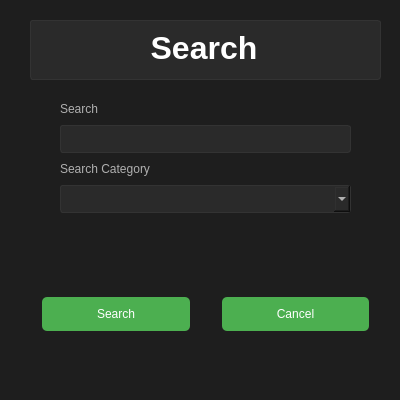
<?xml version="1.0" encoding="UTF-8"?>
<ui version="4.0">
 <class>addProduct</class>
 <widget class="QWidget" name="addProduct">
  <property name="geometry">
   <rect>
    <x>0</x>
    <y>0</y>
    <width>400</width>
    <height>400</height>
   </rect>
  </property>
  <property name="minimumSize">
   <size>
    <width>400</width>
    <height>400</height>
   </size>
  </property>
  <property name="maximumSize">
   <size>
    <width>400</width>
    <height>400</height>
   </size>
  </property>
  <property name="windowTitle">
   <string>Form</string>
  </property>
  <property name="styleSheet">
   <string notr="true">/* Estilo para el QMainWindow */
QMainWindow {
    background-color: #121212; /* Fondo principal */
    color: #FFFFFF; /* Texto principal */
}

/* Estilo para todos los QWidget */
QWidget {
    background-color: #1E1E1E; /* Fondo secundario */
    color: #FFFFFF; /* Texto principal */
}

/* Estilo para botones (QPushButton) */
QPushButton {
    background-color: #4CAF50; /* Color de fondo de botones */
    color: #FFFFFF; /* Texto en botones */
    border: none; /* Sin bordes */
    padding: 10px; /* Espaciado interno */
    border-radius: 5px; /* Bordes redondeados */
    min-width: 100px; /* Ancho mínimo */
}

/* Estilo para botones al pasar el ratón */
QPushButton:hover {
    background-color: #388E3C; /* Color de fondo al pasar el ratón */
}

/* Estilo para botones deshabilitados */
QPushButton:disabled {
    background-color: #555555; /* Color para botones deshabilitados */
    color: #B0B0B0; /* Texto deshabilitado */
}

/* Estilo para campos de texto (QLineEdit, QTextEdit) */
QLineEdit, QTextEdit {
    background-color: #2A2A2A; /* Fondo de campos de texto */
    color: #FFFFFF; /* Texto en campos de texto */
    border: 1px solid #333333; /* Borde del campo de texto */
    padding: 5px; /* Espaciado interno */
    border-radius: 3px; /* Bordes redondeados */
}

/* Estilo para QLabel */
QLabel {
    color: #B0B0B0; /* Texto secundario */
}

/* Estilo para las listas (QListWidget, QListView) */
QListWidget, QListView {
    background-color: #1E1E1E; /* Fondo de la lista */
    color: #FFFFFF; /* Texto en la lista */
    border: 1px solid #333333; /* Borde de la lista */
}

/* Estilo para elementos seleccionados en listas */
QListWidget::item:selected, QListView::item:selected {
    background-color: #4CAF50; /* Color de fondo del elemento seleccionado */
    color: #FFFFFF; /* Color del texto seleccionado */
}

/* Estilo para las barras de progreso (QProgressBar) */
QProgressBar {
    background-color: #2A2A2A; /* Fondo de la barra de progreso */
    border: 1px solid #333333; /* Borde de la barra de progreso */
    border-radius: 5px; /* Bordes redondeados */
}

QProgressBar::chunk {
    background-color: #4CAF50; /* Color de la parte llena de la barra de progreso */
}

/* Estilo para las ComboBox */
QComboBox {
    background-color: #2A2A2A; /* Fondo de ComboBox */
    color: #FFFFFF; /* Texto en ComboBox */
    border: 1px solid #333333; /* Borde de ComboBox */
    padding: 5px; /* Espaciado interno */
    border-radius: 3px; /* Bordes redondeados */
}

/* Estilo para el menú desplegable en ComboBox */
QComboBox QAbstractItemView {
    background-color: #1E1E1E; /* Fondo del menú desplegable */
    color: #FFFFFF; /* Texto en el menú desplegable */
}

/* Estilo para elementos seleccionados en ComboBox */
QComboBox QAbstractItemView::item:selected {
    background-color: #4CAF50; /* Color de fondo del elemento seleccionado */
    color: #FFFFFF; /* Color del texto seleccionado */
}

/* Estilo para las barras de estado (QStatusBar) */
QStatusBar {
    background-color: #1E1E1E; /* Fondo de la barra de estado */
    color: #B0B0B0; /* Texto en la barra de estado */
}

/* Estilo para cuadros de mensaje (QMessageBox) */
QMessageBox {
    background-color: #1E1E1E; /* Fondo de cuadros de mensaje */
    color: #FFFFFF; /* Texto en cuadros de mensaje */
}

/* Estilo para los iconos (QIcon) */
QPushButton::icon {
    padding-right: 5px; /* Espaciado entre el icono y el texto */
}

/* Estilo para tablas (QTableWidget, QTableView) */
QTableWidget, QTableView {
    background-color: #1E1E1E; /* Fondo de la tabla */
    color: #FFFFFF; /* Texto en la tabla */
    border: 1px solid #333333; /* Borde de la tabla */
}

QTableWidget::item:selected, QTableView::item:selected {
    background-color: #4CAF50; /* Color de fondo del elemento seleccionado en tabla */
    color: #FFFFFF; /* Color del texto seleccionado en tabla */
}

/* Estilo para los elementos de la tabla al pasar el ratón */
QTableWidget::item:hover, QTableView::item:hover {
    background-color: #333333; /* Color de fondo al pasar el ratón sobre un elemento de la tabla */
}

/* Estilo para los mensajes de error */
QErrorMessage {
    background-color: #F44336; /* Fondo de mensajes de error */
    color: #FFFFFF; /* Texto en mensajes de error */
}

/* Estilo para CheckBox */
QCheckBox {
    color: #FFFFFF; /* Texto en CheckBox */
}

QCheckBox::indicator:unchecked {
    background-color: #2A2A2A; /* Fondo del CheckBox no marcado */
    border: 1px solid #333333; /* Borde del CheckBox no marcado */
}

QCheckBox::indicator:checked {
    background-color: #4CAF50; /* Fondo del CheckBox marcado */
}

/* Estilo para RadioButton */
QRadioButton {
    color: #FFFFFF; /* Texto en RadioButton */
}

QRadioButton::indicator:unchecked {
    background-color: #2A2A2A; /* Fondo del RadioButton no marcado */
    border: 1px solid #333333; /* Borde del RadioButton no marcado */
}

QRadioButton::indicator:checked {
    background-color: #4CAF50; /* Fondo del RadioButton marcado */
}
</string>
  </property>
  <widget class="QWidget" name="verticalLayoutWidget">
   <property name="geometry">
    <rect>
     <x>30</x>
     <y>20</y>
     <width>351</width>
     <height>311</height>
    </rect>
   </property>
   <layout class="QVBoxLayout" name="centerLayout">
    <item>
     <widget class="QTextBrowser" name="formTitle">
      <property name="minimumSize">
       <size>
        <width>200</width>
        <height>50</height>
       </size>
      </property>
      <property name="maximumSize">
       <size>
        <width>500</width>
        <height>60</height>
       </size>
      </property>
      <property name="html">
       <string>&lt;!DOCTYPE HTML PUBLIC &quot;-//W3C//DTD HTML 4.0//EN&quot; &quot;http://www.w3.org/TR/REC-html40/strict.dtd&quot;&gt;
&lt;html&gt;&lt;head&gt;&lt;meta name=&quot;qrichtext&quot; content=&quot;1&quot; /&gt;&lt;title&gt;Add Product&lt;/title&gt;&lt;style type=&quot;text/css&quot;&gt;
p, li { white-space: pre-wrap; }
&lt;/style&gt;&lt;/head&gt;&lt;body style=&quot; font-family:'MS Shell Dlg 2'; font-size:8.25pt; font-weight:400; font-style:normal;&quot;&gt;
&lt;p align=&quot;center&quot; style=&quot; margin-top:20px; margin-bottom:20px; margin-left:0px; margin-right:0px; -qt-block-indent:0; text-indent:0px;&quot;&gt;&lt;span style=&quot; font-family:'MS Shell Dlg 2,sans-serif'; font-size:24pt; font-weight:600; color:#ffffff;&quot;&gt;Search&lt;/span&gt;&lt;span style=&quot; font-family:'MS Shell Dlg 2,sans-serif'; font-size:8pt; color:#ffffff;&quot;&gt; &lt;/span&gt;&lt;/p&gt;&lt;/body&gt;&lt;/html&gt;</string>
      </property>
     </widget>
    </item>
    <item>
     <layout class="QFormLayout" name="formLayout">
      <property name="fieldGrowthPolicy">
       <enum>QFormLayout::AllNonFixedFieldsGrow</enum>
      </property>
      <property name="rowWrapPolicy">
       <enum>QFormLayout::WrapAllRows</enum>
      </property>
      <property name="labelAlignment">
       <set>Qt::AlignLeading|Qt::AlignLeft|Qt::AlignVCenter</set>
      </property>
      <property name="horizontalSpacing">
       <number>15</number>
      </property>
      <property name="verticalSpacing">
       <number>9</number>
      </property>
      <property name="leftMargin">
       <number>30</number>
      </property>
      <property name="topMargin">
       <number>16</number>
      </property>
      <property name="rightMargin">
       <number>30</number>
      </property>
      <property name="bottomMargin">
       <number>0</number>
      </property>
      <item row="2" column="0">
       <widget class="QLabel" name="searchLabel">
        <property name="text">
         <string>Search</string>
        </property>
       </widget>
      </item>
      <item row="2" column="1">
       <widget class="QLineEdit" name="searchInput"/>
      </item>
      <item row="3" column="0">
       <widget class="QLabel" name="searchCategoryLabel">
        <property name="text">
         <string>Search Category</string>
        </property>
       </widget>
      </item>
      <item row="3" column="1">
       <widget class="QComboBox" name="searchCategorySelect"/>
      </item>
     </layout>
    </item>
    <item>
     <layout class="QHBoxLayout" name="buttonsLayout">
      <property name="spacing">
       <number>32</number>
      </property>
      <property name="leftMargin">
       <number>12</number>
      </property>
      <property name="rightMargin">
       <number>12</number>
      </property>
      <item>
       <widget class="QPushButton" name="btnSearch">
        <property name="cursor">
         <cursorShape>PointingHandCursor</cursorShape>
        </property>
        <property name="text">
         <string>Search</string>
        </property>
       </widget>
      </item>
      <item>
       <widget class="QPushButton" name="btnCancel">
        <property name="cursor">
         <cursorShape>PointingHandCursor</cursorShape>
        </property>
        <property name="styleSheet">
         <string notr="true">QPushButton{
    background-color: #F44336; 
}

QPushButton#nombreBoton:hover {
    background-color: #D32F2F;  */
}


QPushButton#nombreBoton:disabled {
    background-color: #7E7E7E; 
    color: #B0B0B0;
}</string>
        </property>
        <property name="text">
         <string>Cancel</string>
        </property>
       </widget>
      </item>
     </layout>
    </item>
   </layout>
  </widget>
 </widget>
 <resources/>
 <connections/>
</ui>
